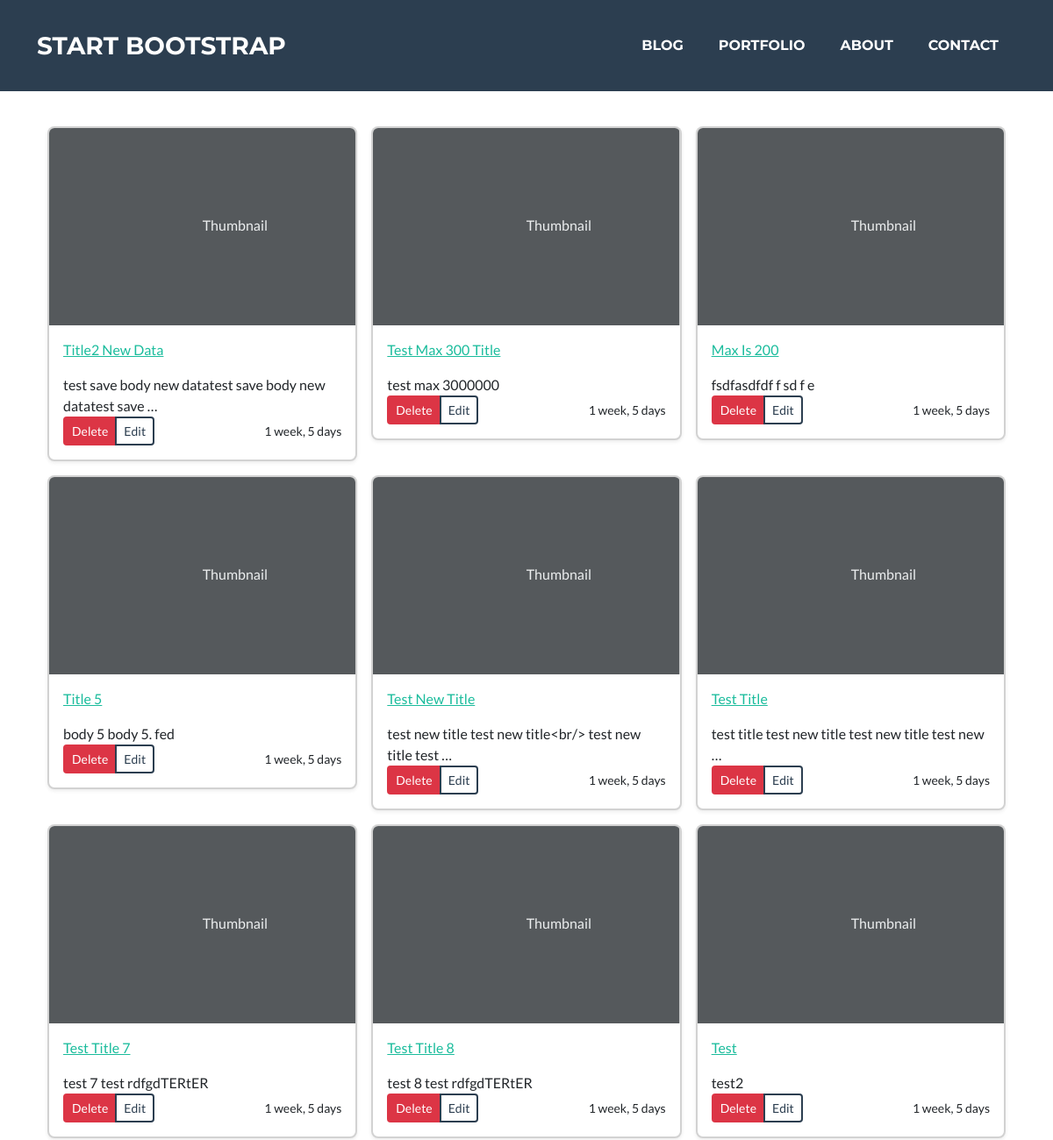
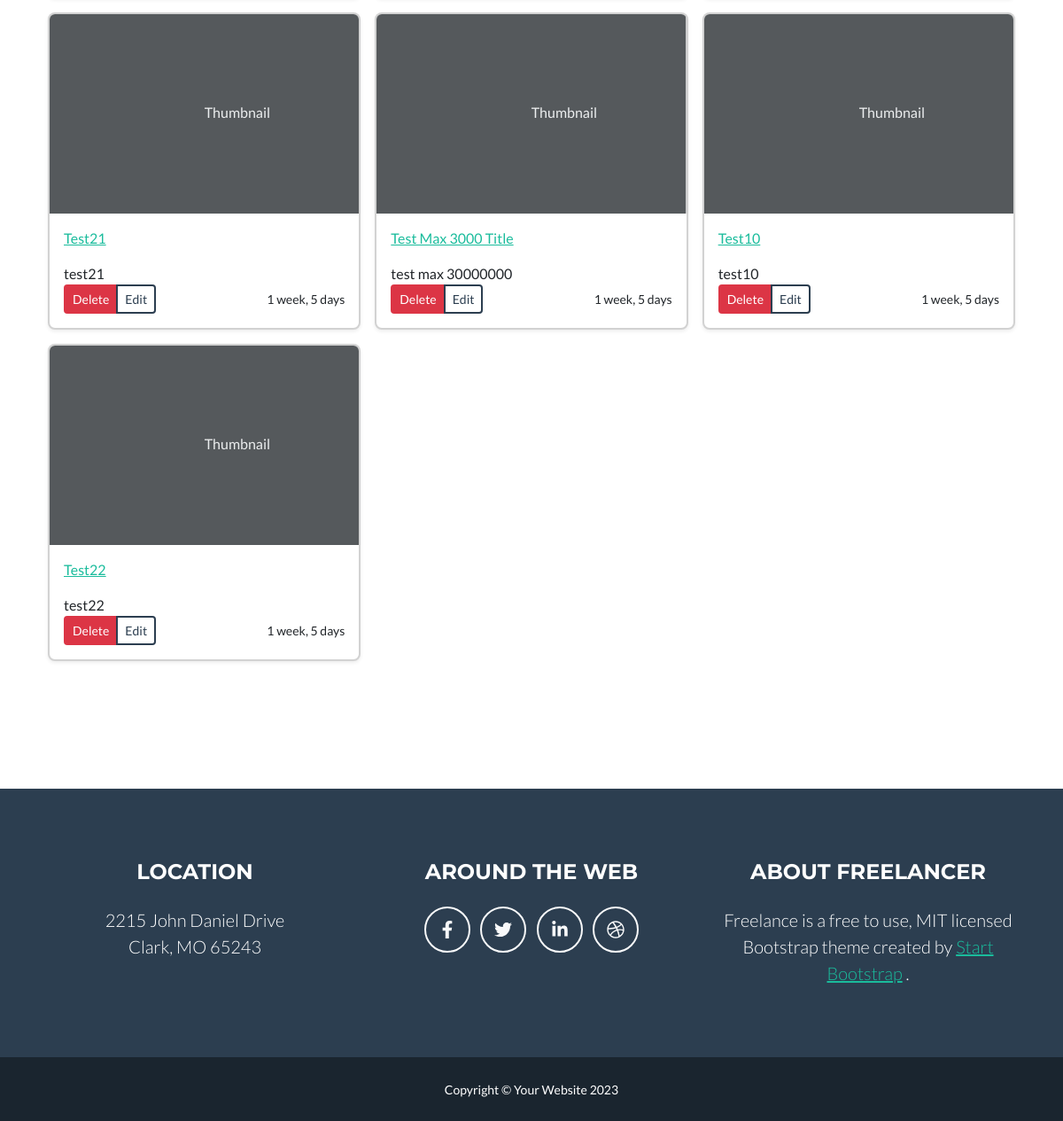
Screenshot of /blog/ with the database file from the repository (2 pictures, top to bottom).
### post/models.py (models this page shows)
class Post(models.Model):
    title = models.CharField(max_length=200)
    body = models.TextField()
    created = models.DateTimeField(default=datetime.now(),)

### post/views.py (the view)
# urls.py: path('', views.blog_page, name="blog"),
def blog_page(request):
    data = Post.objects.all()
    user = 'admin'
    return render(request, 'post/blog.html', {'posts': data,'user': user})

### post/templates/post/blog.html (shortened to what this page needs)
{% extends 'index.html' %}
{% block content %}
  <div class="album py-5 bg-body-tertiary">
    <div class="container">
      <div class="row row-cols-1 row-cols-sm-2 row-cols-md-3 g-3">
        {% for post in posts %}
        <div class="col">
          <div class="card shadow-sm">
            <svg class="bd-placeholder-img card-img-top" width="100%" height="225" xmlns="http://www.w3.org/2000/svg" role="img" aria-label="Placeholder: Thumbnail" preserveAspectRatio="xMidYMid slice" focusable="false"><title>Placeholder</title><rect width="100%" height="100%" fill="#55595c"/><text x="50%" y="50%" fill="#eceeef" dy=".3em">Thumbnail</text></svg>
            <div class="card-body">
              <p class="card-text">
                  <a href="{% url 'post' post.id %}">{{ post.title|title }}</a>
              </p>
                  {{ post.body|truncatewords:10 }}
              <div class="d-flex justify-content-between align-items-center">
                <div class="btn-group">
                {% if user == 'admin' %}
                  <a href="{% url 'deletePost' post.id %}" class="btn btn-sm btn-danger">Delete</a>
                  <a href="{% url 'editPost' post.id %}" class="btn btn-sm btn-outline-secondary">Edit</a>
                {% endif %}
                </div>
                <small class="text-body-secondary">{{ post.created|timesince }}</small>
              </div>
            </div>
          </div>
        </div>
        {% endfor %}
      </div>
    </div>
  </div>
{% endblock %}

### rows the page displays
Post: title "Title2 New Data", body "test save body new datatest save body new datatest save …", created "1 week, 5 days"
Post: title "Test Max 300 Title", body "test max 3000000", created "1 week, 5 days"
Post: title "Max Is 200", body "fsdfasdfdf f sd f e", created "1 week, 5 days"
Post: title "Title 5", body "body 5 body 5. fed", created "1 week, 5 days"
Post: title "Test New Title", body "test new title test new title<br/> test new title test …", created "1 week, 5 days"
Post: title "Test Title", body "test title test new title test new title test new …", created "1 week, 5 days"
Post: title "Test Title 7", body "test 7 test rdfgdTERtER", created "1 week, 5 days"
Post: title "Test Title 8", body "test 8 test rdfgdTERtER", created "1 week, 5 days"
Post: title "Test", body "test2", created "1 week, 5 days"
Post: title "Test21", body "test21", created "1 week, 5 days"
Post: title "Test Max 3000 Title", body "test max 30000000", created "1 week, 5 days"
Post: title "Test10", body "test10", created "1 week, 5 days"
Post: title "Test22", body "test22", created "1 week, 5 days"
